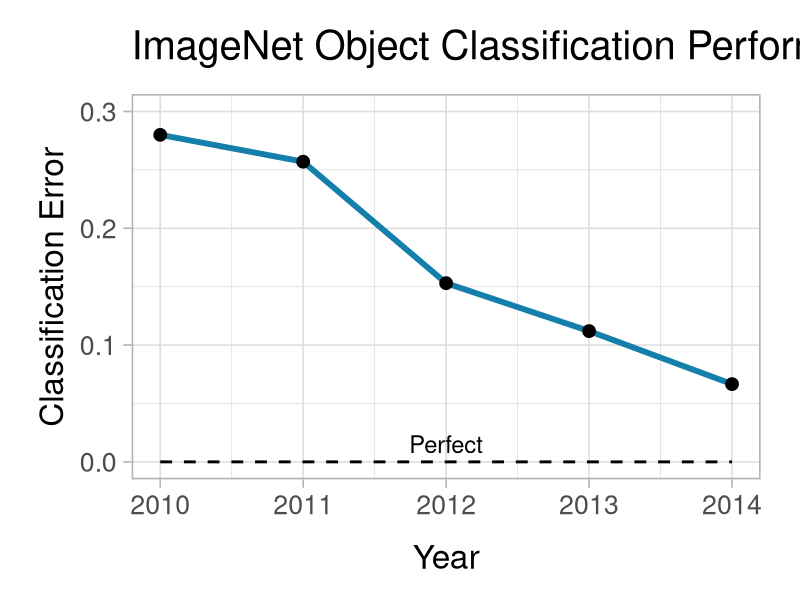
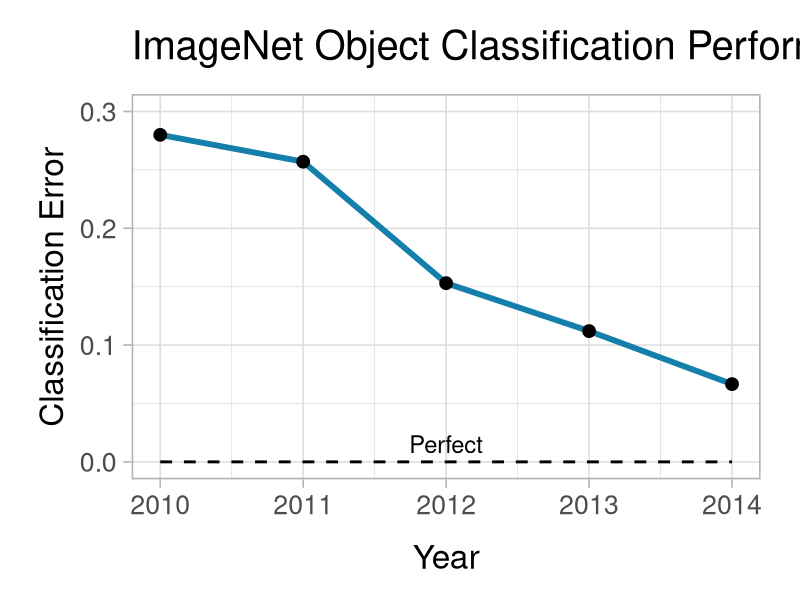

The R script that drew these images, in order:
library(ggplot2)
library(grid)

df <- data.frame(Year                = c(2010, 2011, 2012, 2013,   2014),
                 ClassificationError = c(0.28,0.257,0.153,0.11197, 0.06656))

ggplot(data=df, aes(x=Year, y=ClassificationError)) + 
    geom_line(size=2, color="#157FAB") +
    geom_point(size=4) +
    ylim(0.0,0.3) + 
    theme_light(base_size=24) +
    theme(plot.margin = unit(c(1,1,1,1), "cm")) +
    ylab("Classification Error") +
    xlab("Year") +
    ggtitle("ImageNet Object Classification Performance Over Time") + 
    theme(plot.title=element_text(vjust=2)) + 
    theme(axis.title.x=element_text(vjust=-1)) +
    theme(axis.title.y=element_text(vjust=1)) +
    geom_line(data=data.frame(Year=c(2010,2014), ClassificationError=c(0,0)), size=1, linetype=2) +
    geom_text(data=data.frame(Year=c(2012), ClassificationError=c(0.015)), label="Perfect", size=6)

ggsave("ImageNetObjectClassification.png", width=12, height=8, units="in")
    